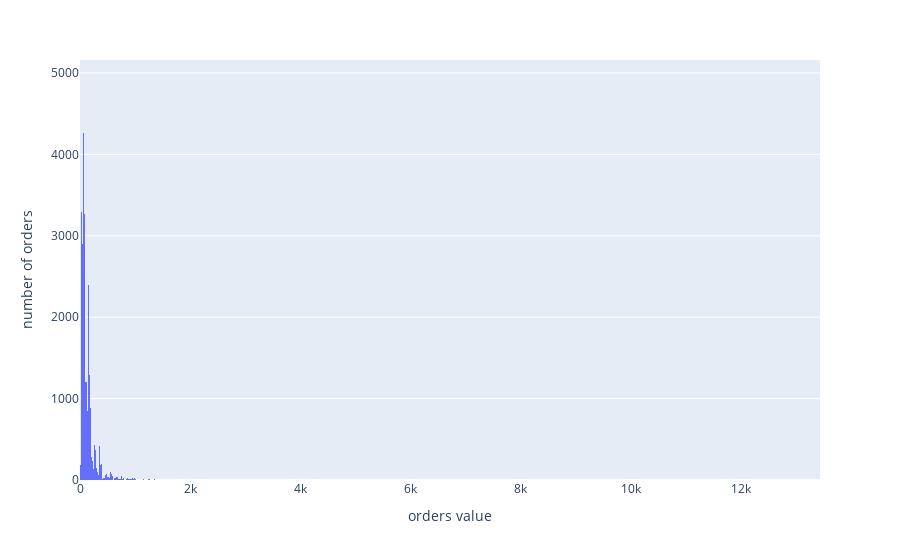

Notebook code cell kept with this figure:
### Code cell
histogram_orders=px.histogram(df_orders_value,x = 'order_value')

histogram_orders.update_layout(
    xaxis_title='orders value',
    yaxis_title='number of orders'
)

histogram_orders.show()

### Figure 1 — Plotly figure (JSON) as saved in the notebook; plotly's stock layout.template omitted (floating-point values rounded to 4 significant figures; data arrays with more than 128 entries replaced by an {"elided": "..."} marker saying what was removed)
{"data": [{"alignmentgroup": "True", "bingroup": "x", "hovertemplate": "order_value=%{x}<br>count=%{y}<extra></extra>", "legendgroup": "", "marker": {"color": "#636efa", "pattern": {"shape": ""}}, "name": "", "offsetgroup": "", "orientation": "v", "showlegend": false, "type": "histogram", "x": {"elided": "98666 float values"}, "xaxis": "x", "yaxis": "y"}], "layout": {"barmode": "relative", "legend": {"tracegroupgap": 0}, "margin": {"t": 60}, "xaxis": {"anchor": "y", "domain": [0, 1], "title": {"text": "orders value"}}, "yaxis": {"anchor": "x", "domain": [0, 1], "title": {"text": "number of orders"}}}}
